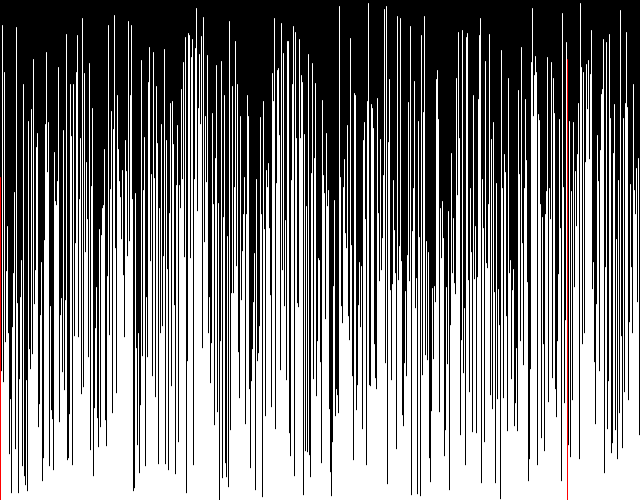
Frame 1 (no input)
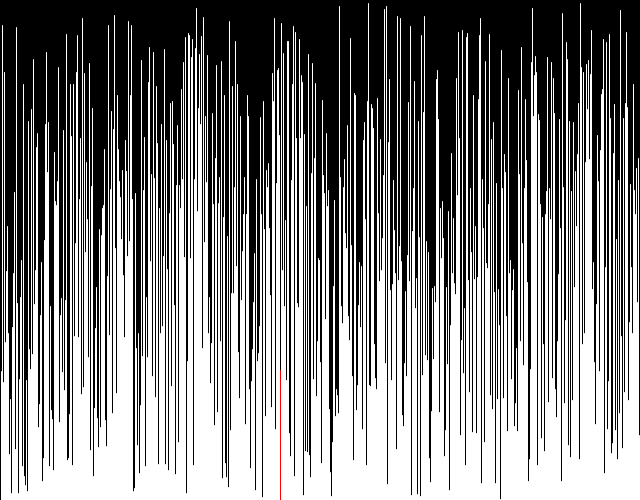
Frame 60 (the mouse pressed at the canvas centre just before this capture)
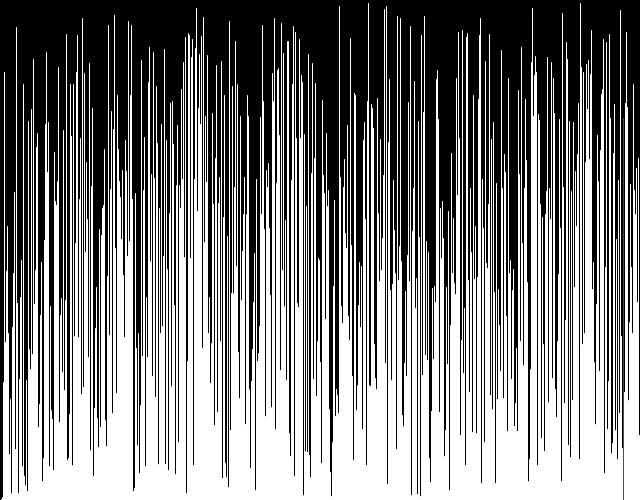
Frame 120 (the mouse held since frame 60 and released just before this capture)

The Processing sketch that drew these frames (run headless with seeded random() and noise(); from frame 60 on, the mouse is pressed at the canvas centre):

// Processing sketch: SelectionSort
// ── SelectionSort.pde
int[] vals;
int curr = 0;
void setup() {
  size(640, 500);
  vals = new int[width];
  for (int i = 0; i<width; i++) {
    vals[i] = (int) random(height);
  }
  thread("selectionSort");
}
void swap(int a, int b) {
  int temp = vals[a];
  vals[a] = vals[b];
  vals[b] = temp;
}
void selectionSort() {
  for (int i = 0; i < vals.length; i++) {
    int min = Integer.MAX_VALUE;
    int minIndex = -1;
    for (int j = vals.length-1; j >= i; j--) {
      curr = j;
      if (vals[j] < min) {
        min = vals[j];
        minIndex = j;
      }
      delay(1);
    }
    if (minIndex != -1)
      swap(minIndex, i);
  }
  curr = -1;
}
void draw() {
  background(0);
  for (int i = 0; i<width; i++) {
    stroke(255);
    if (i == curr)
      stroke(255, 0, 0);
    line(i, height, i, height - vals[i]);
  }
}
